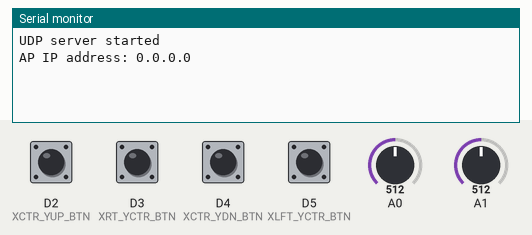
Simulated run of this sketch. Board: Arduino Uno R4 WiFi. Parts: the last lines printed to the serial monitor. The inputs (shaded band) are chosen by the test bench; at power-on: D2 (XCTR_YUP_BTN), D3 (XRT_YCTR_BTN), D4 (XCTR_YDN_BTN), D5 (XLFT_YCTR_BTN) HIGH, A0 = 512, A1 = 512 (analog values on the 0–1023 scale).

Above: at 1.2 s.
1.3 s: D2 (XCTR_YUP_BTN) pulled LOW for 0.15 s
At 2.6 s:
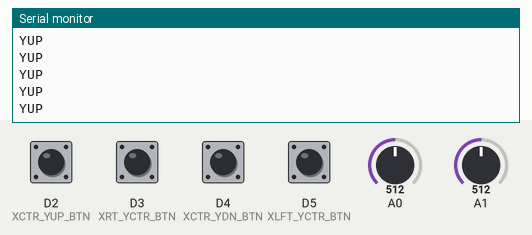
2.9 s: D3 (XRT_YCTR_BTN) pulled LOW for 0.15 s
At 4.2 s:
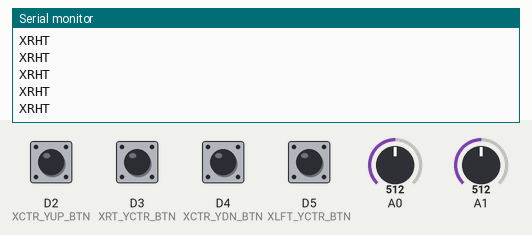
4.5 s: D4 (XCTR_YDN_BTN) pulled LOW for 0.15 s
At 5.6 s:
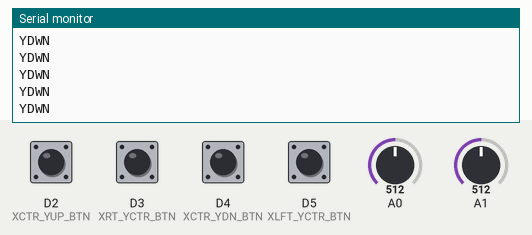
6.1 s: D5 (XLFT_YCTR_BTN) pulled LOW for 0.15 s
At 6.6 s:
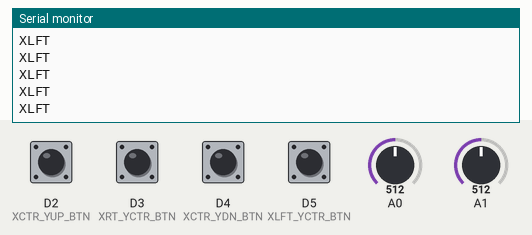

Measured:
- after the input at 1.3 s, the serial monitor: prints a new line at once (image 1)
- after the input at 2.9 s, the serial monitor: prints a new line at once (image 2)
- after the input at 4.5 s, the serial monitor: prints a new line at once (image 3)
- after the input at 6.1 s, the serial monitor: prints a new line at once (image 4)

The sketch:

wireless_joystick.ino
```cpp
// *************************************************************************************
// *******   Arduino Wirelss Joystick Controller                                 *******
// *******   File: wireless_joystick.ino                                         *******
// *******   Orignial Programmer: T Puvogel                                      *******
// *******   Orginal Date: Aug. 23, 2025                                         *******
// *******                                                                       *******
// *******   Started as a demonstration of controlling a basic robot prototype   *******
// *******   For the new Vicksburg High School Robotics class                    *******
// *******                                                                       *******
// *******   Original Components used: Arduino UNO R4 WiFi                       *******
// *******                             HiLetgo Gamepad Joystick Shield           *******
// *************************************************************************************
// *******         Release: V1.0                                                 *******
// *******            Date: 09-01-2025                                           *******
// *******          Author: Tom Puvogel                                          *******
// *******         Summary: Original Release                                     *******
// *******                                                                       *******
// *******  Program reads the analog input of the X and Y inputs from a joy-     *******
// *******  stick device and changes them into polar coordinates, a magnitude    *******
// *******  and an angle.  There is a dead band associated with the magnitude    *******
// *******  of the polar coordinate.  Anything less than the DEADBAND value is   *******
// *******  set to the a magnitude and angle of 0.  for any magnitude greater    *******
// *******  than the DEADBAND is then scaled bewteen 0 and the MAX_DRV_VALUE.    *******
// *******  It is important that the device recieving the joystick info has      *******
// *******  the same max magnitude setting.  The joystick also sends a pseudo    *******
// *******  checksum such that the addition of the magnitude and the angle and   *******
// *******  the checksum integer all equal the defined COMM_CHECK_VAL.           *******
// *******  For a manitude of 200 at and angle of 245, the string set with comma *******
// *******  delimites would be "200,24,9776"                                     *******
// *******    *******
// *******  When the joystick first powers on it requires being calibrated.      *******
// *******                                                                       *******
// *******  IMPORTANT When the joystick first powers up it takes a X and Y       *******
// *******  reading and these first readings become the joysticks calibrated     *******
// *******  center point. Finish the calibraton by manually moving the joystick  *******
// *******  to the 0, 90, 180 and 270 positions and while holding there          *******
// *******  depressing the corresponding position button on the shield.  The     *******
// *******  Order of position calibrations does not matter. A position can be    *******
// *******  redone until the calibratrion is complete.  The cal cyle is          *******
// *******  complete when the stick is returned to the DEADBAND after each cal   *******
// *******  position has been done at least once.                                *******
// *************************************************************************************


#include <WiFiS3.h>
#include <WiFiUdp.h>
#include <stdlib.h>

// *******  Physical Configuratioin Definitions   *******

#define PIN_ANALOG_X 0            // Analog pin for the X-axis
#define PIN_ANALOG_Y 1            // Analog pin for the Y-axis
#define XCTR_YUP_BTN 2            // The joystick button in the up-center position
#define XCTR_YDN_BTN 4            // The joystick button in the down-center position
#define XRT_YCTR_BTN 3            // The joystick button in the center-right position
#define XLFT_YCTR_BTN 5           // The joystick button in the center-left position
#define ADC_LEN 12                //  Congiguration of the length of the microcontollers ADC coversiions
#define COMM_CHECK_VAL 10000      // The value the joystick magnitude, angle, and checksum must equal to be valid

// *******  Program Definitions   *******

#define DEADBAND 55       // If trigger magnitude is under this value send 0 speed and 0 angle
#define MAX_DRV_VALUE 255 // The maximum drive vaule the joystick will send out
#define MAX_DRV_FLOAT 255.0 // The maximum drive vaule the joystick will send out

// define the structure for holding the polar coordinates in float
struct Polar {
  float r;       // radius (length), >= 0
  float thetaDeg; // angle in degrees, [0, 360)
};

// *******  Shared Variable Declarations/Initializations   *******
int x_center = -1;        // contains the calibrated no pressure X center position of joystick
int y_center = -1;        // contains the calibrated no pressure Y center position of joystick
int x_full_right = -1;    // contains the calibrated full right X position of the joystick
int x_full_left = -1;     // contains the calibrated full left X position of the joystick
int y_full_up = -1;       // contains the calibrated full up Y position of the joystick
int y_full_dwn = -1;      // contains the calibrated full down position of the joystick
int cal_done = 0;         // indicates when the calibration of joystick is done (when value is one)
int stick_mag = 0;        // contains the value of magnitude of the joystick to be sent via WiFi
int stick_agl = 0;        // contains the value of angle of the joystick to be sent via WiFi
int stick_x_val = 0;      // holds the analog reading of the X valy of the joystick
int stick_y_val = 0;      // holds the analog reading of the X valy of the joystick
int act_fwd_thrtl_rng;    // holds the value of the active range of the forward throttle
int act_rev_thrtl_rng;    // holds the value of the active range of the forward throttle
int stick_checksum = 0;   // integer error checksum to validate joystick comm magnitude + angle + checksum must = COMM_CHECK_VAL


char ssid[] = "ArduinoJoystick";
char pass[] = "joystick123";
int status = WL_IDLE_STATUS;

Polar cartesianToPolar(int x, int y) {
  Polar p;

  // Radius (always non-negative). hypotf is accurate & avoids overflow in intermediate steps
  p.r = hypotf((float)x, (float)y);

  if (p.r == 0.0f) {
    // Angle is undefined at the origin; choose 0 by convention
    p.thetaDeg = 0.0f;
    return p;
  }

  // atan2f returns radians in [-pi, pi]; convert to degrees and normalize to [0, 360)
  float thetaRad = atan2f((float)y, (float)x);
  float thetaDeg = thetaRad * 180.0f / PI;

  // Normalize: ensure 0 <= theta < 360
  if (thetaDeg < 0.0f) {
    thetaDeg += 360.0f;
  }
  // If desired, clamp 360 back to 0 (rare float edge case)
  if (thetaDeg >= 360.0f) {
    thetaDeg -= 360.0f;
  }

  p.thetaDeg = thetaDeg;
  return p;
}

WiFiUDP Udp;
IPAddress remoteIP(192, 168, 4, 255); // Broadcast address for the AP

void setup() {
  analogReadResolution(ADC_LEN);
  // set up the input buttons with pullups
  pinMode(XCTR_YUP_BTN, INPUT_PULLUP);      // the joystick top center button
  pinMode(XCTR_YDN_BTN, INPUT_PULLUP);      // the joystick bottom center button
  pinMode(XRT_YCTR_BTN, INPUT_PULLUP);      // the joystick center right button
  pinMode(XLFT_YCTR_BTN, INPUT_PULLUP);     // the joystick center left button

  Serial.begin(9600);
//  while (!Serial);

  // Set the UNO R4 as a Wi-Fi Access Point
//  Serial.print("Creating access point named: ");
//  Serial.println(ssid);
  delay(50);    // delay put in just to give the Auduino parts that have setup time some time to do so

  // setup/initialize the WiFi adapter
  status = WiFi.beginAP(ssid, pass);
  if (status != WL_AP_LISTENING) {
    Serial.println("Creating AP failed");
    while (1);
  }

  // Set the UDP port
  Udp.begin(2390);
  Serial.println("UDP server started");
  Serial.print("AP IP address: ");
  Serial.println(WiFi.localIP());

//  These analog reading on startup set the joystick middle position
  x_center = analogRead(PIN_ANALOG_Y);      // on start up joystick should be untouched and the X center position is set
  y_center = analogRead(PIN_ANALOG_Y);      // on start up joystick should be untouched and the Y center position is set

}

void loop() {
  stick_x_val = analogRead(PIN_ANALOG_X);             // get the raw ADC joystick pin readings
  stick_y_val = analogRead(PIN_ANALOG_Y);

  if (cal_done != 1) {                                          // If full stick cal not complete after startup run this  block of code
    if (digitalRead(XCTR_YUP_BTN) == LOW) {                     // execute this if body when the YDN (90 degree cal) button is pressedexecute this if statement body if the YUP button (90 degree cal) button is pressed
      y_full_up = stick_y_val;                                  // set the unadjusted for actual center Y max up ADC reading
      act_fwd_thrtl_rng = y_full_up - y_center - DEADBAND;      // set the active fwd throttle range
      Serial.println("YUP");
    }
    else if (digitalRead(XCTR_YDN_BTN) == LOW) {                // execute this else if body when the YDN (270 degree cal) button is pressed
      y_full_dwn = stick_y_val;                                 // set the unadjusted for actual center Y min ADC reading
      act_rev_thrtl_rng = y_center - y_full_dwn - DEADBAND;     // set the active rev throttle range
      Serial.println("YDWN");
    }
    else if (digitalRead(XRT_YCTR_BTN) == LOW) {                // execute this else if body when the YDN (270 degree cal) button is pressed
      x_full_right = stick_x_val;                               // set the unadjusted for actual center X full right ADC reading
      Serial.println("XRHT");
    }
    else if (digitalRead(XLFT_YCTR_BTN) == LOW) {               // execute this if statement body if the UUP (90 degree cal) button is pressed
      x_full_left = stick_x_val;                                // write the unadjusted for actual center X  full left ADC reading
      Serial.println("XLFT");
    }
    else if (y_full_up != -1 && y_full_dwn != -1 && x_full_right != -1 && x_full_left != -1) {  // check to see all min/max values for the X/Y axis are done
      if (abs(stick_x_val - x_center) < DEADBAND && abs(stick_y_val - y_center) < DEADBAND) {   // If axis are done see if joystic returned to the center area
        cal_done = 1;                                                                           // Set calibration as done so joystick can start broadcasting real values
      }
    }
    stick_mag = 0;                                  // If here calibration is not done and the stick magnitude and
    stick_agl = 0;                                  // and angle are forced to 0 for sending out
  }
  else {

    Polar p = cartesianToPolar((stick_x_val - x_center),  (stick_y_val-y_center));  // find the X/y to polar conversion after adjusting for calibrated center
    stick_mag = (int)p.r;
    stick_agl = (int)p.thetaDeg;
  }
/*
  Serial.print(x_full_left);
  Serial.print(",");
  Serial.print(y_full_dwn);
  Serial.print(",");
  Serial.print(x_full_right);
  Serial.print(",");
  Serial.print(y_full_up);
  Serial.print(",");
  Serial.print(x_center);
  Serial.print(",");
  Serial.print(y_center);
  Serial.print(",");
  Serial.print((stick_x_val-x_center));
  Serial.print(",");
  Serial.print((stick_y_val-y_center));
  Serial.print(",");
  Serial.print(stick_mag);
  Serial.print(",");
  Serial.print(stick_agl);
  Serial.print(",");
 */

  if (stick_mag < DEADBAND) {           // if the stick magnitude is less then the DEADBAND definition force stick_mag and stick_agl to 0
    stick_mag = 0;
    stick_agl = 0;
  }
  else if (stick_agl >= 0 && stick_agl <= 180) {  // for the forward drive direction calculate stick_mag with y_full_up/range correction
    if (stick_mag >= (y_full_up - y_center)) {    // stick_mag can get too big due to poor quality joystick
      stick_mag = MAX_DRV_VALUE;                  // correct for it if neccessary
    }
    else {
      stick_mag = (int)((((float)stick_mag - DEADBAND)/(float)act_fwd_thrtl_rng) * MAX_DRV_FLOAT);
    }
  }
  else {                                          // for the reverse drive direction calculate stick_mag with y_full_dwn/range correction
    if (stick_mag >= (y_center - y_full_dwn)) {   // stick_mag can get too big due to poor quality joystick
      stick_mag = MAX_DRV_VALUE;                  // correct for it if neccessary
    }
    else {
       stick_mag = (int)((((float)stick_mag - DEADBAND)/(float)act_rev_thrtl_rng) * MAX_DRV_FLOAT);
    }
  }
  // Create a data string to send out
  stick_checksum = COMM_CHECK_VAL - stick_mag - stick_agl;                                          // caculate the pseudo checksum
  String dataString = String(stick_mag) + "," + String(stick_agl) + "," + String(stick_checksum);   // build the text string
//  Serial.println(dataString);
  // Begin sending the UDP packet
  Udp.beginPacket(remoteIP, 2390);
  Udp.print(dataString);
  Udp.endPacket();


  delay(10); // Small delay to avoid flooding the network
}
```
